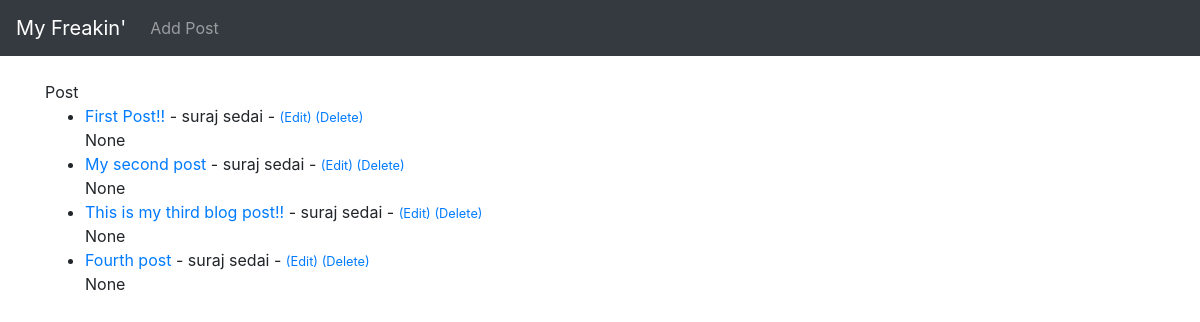
The page / on the database its author committed.
### ablog/models.py (models this page shows, shortened)
class Post(models.Model):
    title= models.CharField(max_length=255)
    title_tag= models.CharField(max_length=255)
    author = models.ForeignKey(User, on_delete=models.CASCADE)
    body = models.TextField()

### ablog/views.py (the view)
# urls.py: path('', HomeView.as_view(),name="home"),
class HomeView(ListView):
    model = Post
    template_name = 'home.html'

### ablog/templates/home.html
{% extends 'base.html' %} {% block content %}
<h1>Post</h1>
<ul>
    {% for post in object_list %}
    <li>
        <a href="{% url 'article-details' post.pk %}">
            {{ post.title }}</a> - {{post.author.first_name}} {{post.author.last_name}} -
        <small><a href="{% url 'update_post' post.pk %}">(Edit)</a>
                 <a href="{% url 'delete_post' post.pk %}">(Delete)</a></small>
        <br/> {{ post.body}}
    </li>
    {% endfor %}
</ul>
{% endblock %}

### ablog/templates/base.html (shortened to what this page needs)
<!doctype html>
<html lang="en">
<head>
    <link rel="stylesheet" href="https://cdn.jsdelivr.net/npm/bootstrap@4.4.1/dist/css/bootstrap.min.css">
</head>
<body>
    <nav class="navbar navbar-expand-lg navbar-dark bg-dark">
        <a class="navbar-brand" href="{% url 'home'%}">My Freakin' </a>
        <div class="collapse navbar-collapse" id="navbarSupportedContent">
            <ul class="navbar-nav mr-auto">
                <li class="nav-item">
                    <a class="nav-link" href="{% url 'add_post' %}">Add Post</a>
                </li>
            </ul>
        </div>
    </nav>
    <br/>
    <div class="container" {% block content %} {% endblock %}
    </div>
</body>
</html>

### rows shown on the page
Post: title "First Post!!", author.first_name "suraj", author.last_name "sedai", body "None"
Post: title "My second post", author.first_name "suraj", author.last_name "sedai", body "None"
Post: title "This is my third blog post!!", author.first_name "suraj", author.last_name "sedai", body "None"
Post: title "Fourth post", author.first_name "suraj", author.last_name "sedai", body "None"
